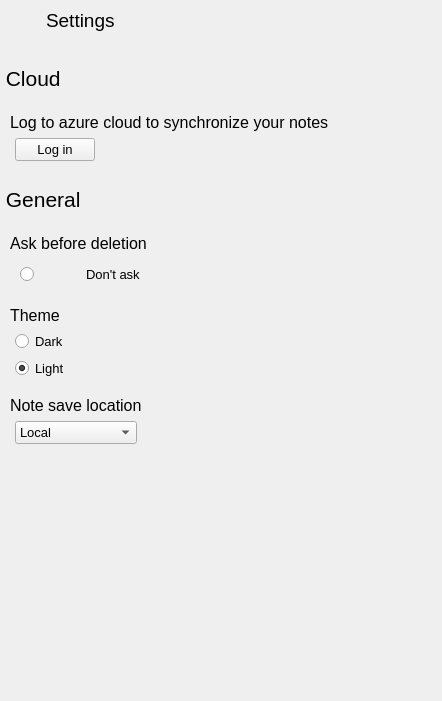
<?xml version="1.0" encoding="UTF-8"?>
<ui version="4.0">
 <class>SettingsDialog</class>
 <widget class="QDialog" name="SettingsDialog">
  <property name="windowModality">
   <enum>Qt::ApplicationModal</enum>
  </property>
  <property name="geometry">
   <rect>
    <x>0</x>
    <y>0</y>
    <width>442</width>
    <height>701</height>
   </rect>
  </property>
  <property name="windowTitle">
   <string>Dialog</string>
  </property>
  <property name="styleSheet">
   <string notr="true"/>
  </property>
  <layout class="QVBoxLayout" name="verticalLayout">
   <property name="leftMargin">
    <number>0</number>
   </property>
   <property name="topMargin">
    <number>0</number>
   </property>
   <property name="rightMargin">
    <number>0</number>
   </property>
   <property name="bottomMargin">
    <number>0</number>
   </property>
   <item>
    <layout class="QHBoxLayout" name="menuLayout">
     <item>
      <widget class="QPushButton" name="backButton">
       <property name="minimumSize">
        <size>
         <width>40</width>
         <height>40</height>
        </size>
       </property>
       <property name="styleSheet">
        <string notr="true">QPushButton
{
	border: none;
	border-radius:10;
}

QPushButton:hover
{
	 background-color: rgb(229, 229, 229);
}</string>
       </property>
       <property name="text">
        <string/>
       </property>
       <property name="icon">
        <iconset resource="IconRes.qrc">
         <normaloff>:/SettingsDialog/Icons/images/left-arrow.png</normaloff>:/SettingsDialog/Icons/images/left-arrow.png</iconset>
       </property>
       <property name="iconSize">
        <size>
         <width>32</width>
         <height>32</height>
        </size>
       </property>
      </widget>
     </item>
     <item>
      <widget class="QLabel" name="label">
       <property name="sizePolicy">
        <sizepolicy hsizetype="Expanding" vsizetype="Preferred">
         <horstretch>0</horstretch>
         <verstretch>0</verstretch>
        </sizepolicy>
       </property>
       <property name="font">
        <font>
         <pointsize>14</pointsize>
        </font>
       </property>
       <property name="text">
        <string>Settings</string>
       </property>
      </widget>
     </item>
     <item>
      <widget class="QPushButton" name="exitButton">
       <property name="minimumSize">
        <size>
         <width>40</width>
         <height>40</height>
        </size>
       </property>
       <property name="styleSheet">
        <string notr="true">QPushButton
{
        border: none;
		border-radius:10;
}

QPushButton:hover
{
        background-color:#E81123
}

QPushButton:checked
{
        background-color: #E81123
}</string>
       </property>
       <property name="text">
        <string/>
       </property>
       <property name="icon">
        <iconset resource="IconRes.qrc">
         <normaloff>:/Window/Main/images/exit.png</normaloff>:/Window/Main/images/exit.png</iconset>
       </property>
       <property name="iconSize">
        <size>
         <width>20</width>
         <height>20</height>
        </size>
       </property>
      </widget>
     </item>
    </layout>
   </item>
   <item>
    <spacer name="verticalSpacer_5">
     <property name="orientation">
      <enum>Qt::Vertical</enum>
     </property>
     <property name="sizeType">
      <enum>QSizePolicy::Minimum</enum>
     </property>
     <property name="sizeHint" stdset="0">
      <size>
       <width>20</width>
       <height>20</height>
      </size>
     </property>
    </spacer>
   </item>
   <item>
    <widget class="QLabel" name="label_8">
     <property name="font">
      <font>
       <pointsize>16</pointsize>
      </font>
     </property>
     <property name="text">
      <string> Cloud</string>
     </property>
    </widget>
   </item>
   <item>
    <spacer name="verticalSpacer_4">
     <property name="orientation">
      <enum>Qt::Vertical</enum>
     </property>
     <property name="sizeType">
      <enum>QSizePolicy::Minimum</enum>
     </property>
     <property name="sizeHint" stdset="0">
      <size>
       <width>20</width>
       <height>15</height>
      </size>
     </property>
    </spacer>
   </item>
   <item>
    <layout class="QHBoxLayout" name="horizontalLayout_8">
     <item>
      <spacer name="horizontalSpacer_17">
       <property name="orientation">
        <enum>Qt::Horizontal</enum>
       </property>
       <property name="sizeType">
        <enum>QSizePolicy::Minimum</enum>
       </property>
       <property name="sizeHint" stdset="0">
        <size>
         <width>10</width>
         <height>20</height>
        </size>
       </property>
      </spacer>
     </item>
     <item>
      <widget class="QLabel" name="label_2">
       <property name="sizePolicy">
        <sizepolicy hsizetype="Expanding" vsizetype="Preferred">
         <horstretch>0</horstretch>
         <verstretch>0</verstretch>
        </sizepolicy>
       </property>
       <property name="font">
        <font>
         <pointsize>12</pointsize>
        </font>
       </property>
       <property name="text">
        <string>Log to azure cloud to synchronize your notes</string>
       </property>
       <property name="alignment">
        <set>Qt::AlignLeading|Qt::AlignLeft|Qt::AlignVCenter</set>
       </property>
      </widget>
     </item>
    </layout>
   </item>
   <item>
    <layout class="QHBoxLayout" name="horizontalLayout_2">
     <item>
      <spacer name="horizontalSpacer_3">
       <property name="orientation">
        <enum>Qt::Horizontal</enum>
       </property>
       <property name="sizeType">
        <enum>QSizePolicy::Minimum</enum>
       </property>
       <property name="sizeHint" stdset="0">
        <size>
         <width>15</width>
         <height>20</height>
        </size>
       </property>
      </spacer>
     </item>
     <item>
      <widget class="QPushButton" name="logInButton">
       <property name="font">
        <font>
         <pointsize>10</pointsize>
        </font>
       </property>
       <property name="styleSheet">
        <string notr="true">QPushButton
{
	border: 1 solid gray;
	border-radius:15;
	width:105;
	height:30;
	background-color:rgb(139, 206, 238);
}

QPushButton:hover 
{ 
	background-color:#6FA5BE;
};</string>
       </property>
       <property name="text">
        <string>Log in</string>
       </property>
      </widget>
     </item>
     <item>
      <spacer name="horizontalSpacer_10">
       <property name="orientation">
        <enum>Qt::Horizontal</enum>
       </property>
       <property name="sizeHint" stdset="0">
        <size>
         <width>37</width>
         <height>17</height>
        </size>
       </property>
      </spacer>
     </item>
    </layout>
   </item>
   <item>
    <spacer name="verticalSpacer">
     <property name="orientation">
      <enum>Qt::Vertical</enum>
     </property>
     <property name="sizeType">
      <enum>QSizePolicy::Minimum</enum>
     </property>
     <property name="sizeHint" stdset="0">
      <size>
       <width>20</width>
       <height>20</height>
      </size>
     </property>
    </spacer>
   </item>
   <item>
    <widget class="QLabel" name="label_3">
     <property name="font">
      <font>
       <pointsize>16</pointsize>
      </font>
     </property>
     <property name="text">
      <string> General</string>
     </property>
    </widget>
   </item>
   <item>
    <spacer name="verticalSpacer_3">
     <property name="orientation">
      <enum>Qt::Vertical</enum>
     </property>
     <property name="sizeType">
      <enum>QSizePolicy::Minimum</enum>
     </property>
     <property name="sizeHint" stdset="0">
      <size>
       <width>20</width>
       <height>15</height>
      </size>
     </property>
    </spacer>
   </item>
   <item>
    <layout class="QHBoxLayout" name="horizontalLayout_3">
     <item>
      <spacer name="horizontalSpacer_6">
       <property name="orientation">
        <enum>Qt::Horizontal</enum>
       </property>
       <property name="sizeType">
        <enum>QSizePolicy::Minimum</enum>
       </property>
       <property name="sizeHint" stdset="0">
        <size>
         <width>10</width>
         <height>20</height>
        </size>
       </property>
      </spacer>
     </item>
     <item>
      <widget class="QLabel" name="label_4">
       <property name="sizePolicy">
        <sizepolicy hsizetype="Expanding" vsizetype="Preferred">
         <horstretch>0</horstretch>
         <verstretch>0</verstretch>
        </sizepolicy>
       </property>
       <property name="font">
        <font>
         <pointsize>12</pointsize>
        </font>
       </property>
       <property name="text">
        <string>Ask before deletion</string>
       </property>
      </widget>
     </item>
    </layout>
   </item>
   <item>
    <layout class="QHBoxLayout" name="horizontalLayout_4">
     <item>
      <spacer name="horizontalSpacer_8">
       <property name="orientation">
        <enum>Qt::Horizontal</enum>
       </property>
       <property name="sizeType">
        <enum>QSizePolicy::Minimum</enum>
       </property>
       <property name="sizeHint" stdset="0">
        <size>
         <width>20</width>
         <height>20</height>
        </size>
       </property>
      </spacer>
     </item>
     <item>
      <widget class="SwitchButton" name="switchButton">
       <property name="sizePolicy">
        <sizepolicy hsizetype="Minimum" vsizetype="Preferred">
         <horstretch>0</horstretch>
         <verstretch>0</verstretch>
        </sizepolicy>
       </property>
       <property name="minimumSize">
        <size>
         <width>60</width>
         <height>30</height>
        </size>
       </property>
       <property name="palette">
        <palette>
         <active/>
         <inactive/>
         <disabled/>
        </palette>
       </property>
       <property name="font">
        <font>
         <pointsize>10</pointsize>
        </font>
       </property>
       <property name="text">
        <string/>
       </property>
      </widget>
     </item>
     <item>
      <widget class="QLabel" name="askLabel">
       <property name="font">
        <font>
         <pointsize>10</pointsize>
        </font>
       </property>
       <property name="text">
        <string>Don't ask</string>
       </property>
      </widget>
     </item>
     <item>
      <spacer name="horizontalSpacer">
       <property name="orientation">
        <enum>Qt::Horizontal</enum>
       </property>
       <property name="sizeHint" stdset="0">
        <size>
         <width>100</width>
         <height>20</height>
        </size>
       </property>
      </spacer>
     </item>
    </layout>
   </item>
   <item>
    <spacer name="verticalSpacer_6">
     <property name="orientation">
      <enum>Qt::Vertical</enum>
     </property>
     <property name="sizeType">
      <enum>QSizePolicy::Minimum</enum>
     </property>
     <property name="sizeHint" stdset="0">
      <size>
       <width>20</width>
       <height>10</height>
      </size>
     </property>
    </spacer>
   </item>
   <item>
    <layout class="QHBoxLayout" name="horizontalLayout_5">
     <item>
      <spacer name="horizontalSpacer_9">
       <property name="orientation">
        <enum>Qt::Horizontal</enum>
       </property>
       <property name="sizeType">
        <enum>QSizePolicy::Minimum</enum>
       </property>
       <property name="sizeHint" stdset="0">
        <size>
         <width>10</width>
         <height>20</height>
        </size>
       </property>
      </spacer>
     </item>
     <item>
      <widget class="QLabel" name="label_5">
       <property name="sizePolicy">
        <sizepolicy hsizetype="Expanding" vsizetype="Preferred">
         <horstretch>0</horstretch>
         <verstretch>0</verstretch>
        </sizepolicy>
       </property>
       <property name="font">
        <font>
         <pointsize>12</pointsize>
        </font>
       </property>
       <property name="text">
        <string>Theme</string>
       </property>
      </widget>
     </item>
    </layout>
   </item>
   <item>
    <layout class="QGridLayout" name="gridLayout">
     <item row="0" column="0">
      <spacer name="horizontalSpacer_11">
       <property name="orientation">
        <enum>Qt::Horizontal</enum>
       </property>
       <property name="sizeType">
        <enum>QSizePolicy::Minimum</enum>
       </property>
       <property name="sizeHint" stdset="0">
        <size>
         <width>15</width>
         <height>20</height>
        </size>
       </property>
      </spacer>
     </item>
     <item row="1" column="0">
      <spacer name="horizontalSpacer_12">
       <property name="orientation">
        <enum>Qt::Horizontal</enum>
       </property>
       <property name="sizeType">
        <enum>QSizePolicy::Minimum</enum>
       </property>
       <property name="sizeHint" stdset="0">
        <size>
         <width>15</width>
         <height>20</height>
        </size>
       </property>
      </spacer>
     </item>
     <item row="1" column="1">
      <widget class="QRadioButton" name="lightButton">
       <property name="sizePolicy">
        <sizepolicy hsizetype="Expanding" vsizetype="Fixed">
         <horstretch>0</horstretch>
         <verstretch>0</verstretch>
        </sizepolicy>
       </property>
       <property name="palette">
        <palette>
         <active/>
         <inactive/>
         <disabled/>
        </palette>
       </property>
       <property name="font">
        <font>
         <pointsize>10</pointsize>
        </font>
       </property>
       <property name="text">
        <string>Light</string>
       </property>
       <property name="checked">
        <bool>true</bool>
       </property>
      </widget>
     </item>
     <item row="0" column="1">
      <widget class="QRadioButton" name="darkButton">
       <property name="sizePolicy">
        <sizepolicy hsizetype="Expanding" vsizetype="Fixed">
         <horstretch>0</horstretch>
         <verstretch>0</verstretch>
        </sizepolicy>
       </property>
       <property name="palette">
        <palette>
         <active/>
         <inactive/>
         <disabled/>
        </palette>
       </property>
       <property name="font">
        <font>
         <pointsize>10</pointsize>
        </font>
       </property>
       <property name="text">
        <string>Dark</string>
       </property>
      </widget>
     </item>
    </layout>
   </item>
   <item>
    <spacer name="verticalSpacer_7">
     <property name="orientation">
      <enum>Qt::Vertical</enum>
     </property>
     <property name="sizeType">
      <enum>QSizePolicy::Minimum</enum>
     </property>
     <property name="sizeHint" stdset="0">
      <size>
       <width>20</width>
       <height>10</height>
      </size>
     </property>
    </spacer>
   </item>
   <item>
    <layout class="QHBoxLayout" name="horizontalLayout_6">
     <item>
      <spacer name="horizontalSpacer_15">
       <property name="orientation">
        <enum>Qt::Horizontal</enum>
       </property>
       <property name="sizeType">
        <enum>QSizePolicy::Minimum</enum>
       </property>
       <property name="sizeHint" stdset="0">
        <size>
         <width>10</width>
         <height>20</height>
        </size>
       </property>
      </spacer>
     </item>
     <item>
      <widget class="QLabel" name="label_6">
       <property name="sizePolicy">
        <sizepolicy hsizetype="Expanding" vsizetype="Preferred">
         <horstretch>0</horstretch>
         <verstretch>0</verstretch>
        </sizepolicy>
       </property>
       <property name="font">
        <font>
         <pointsize>12</pointsize>
        </font>
       </property>
       <property name="text">
        <string>Note save location</string>
       </property>
      </widget>
     </item>
    </layout>
   </item>
   <item>
    <layout class="QHBoxLayout" name="horizontalLayout_7">
     <item>
      <spacer name="horizontalSpacer_16">
       <property name="orientation">
        <enum>Qt::Horizontal</enum>
       </property>
       <property name="sizeType">
        <enum>QSizePolicy::Minimum</enum>
       </property>
       <property name="sizeHint" stdset="0">
        <size>
         <width>15</width>
         <height>20</height>
        </size>
       </property>
      </spacer>
     </item>
     <item>
      <widget class="QComboBox" name="comboLocation">
       <property name="sizePolicy">
        <sizepolicy hsizetype="Preferred" vsizetype="Fixed">
         <horstretch>0</horstretch>
         <verstretch>0</verstretch>
        </sizepolicy>
       </property>
       <property name="font">
        <font>
         <pointsize>10</pointsize>
        </font>
       </property>
       <item>
        <property name="text">
         <string>Local</string>
        </property>
       </item>
       <item>
        <property name="text">
         <string>Cloud</string>
        </property>
       </item>
       <item>
        <property name="text">
         <string>Local and Cloud</string>
        </property>
       </item>
      </widget>
     </item>
     <item>
      <spacer name="horizontalSpacer_2">
       <property name="orientation">
        <enum>Qt::Horizontal</enum>
       </property>
       <property name="sizeHint" stdset="0">
        <size>
         <width>40</width>
         <height>20</height>
        </size>
       </property>
      </spacer>
     </item>
    </layout>
   </item>
   <item>
    <spacer name="verticalSpacer_2">
     <property name="orientation">
      <enum>Qt::Vertical</enum>
     </property>
     <property name="sizeHint" stdset="0">
      <size>
       <width>20</width>
       <height>40</height>
      </size>
     </property>
    </spacer>
   </item>
  </layout>
 </widget>
 <customwidgets>
  <customwidget>
   <class>SwitchButton</class>
   <extends>QRadioButton</extends>
   <header>switchbutton.h</header>
  </customwidget>
 </customwidgets>
 <resources>
  <include location="IconRes.qrc"/>
 </resources>
 <connections/>
</ui>
